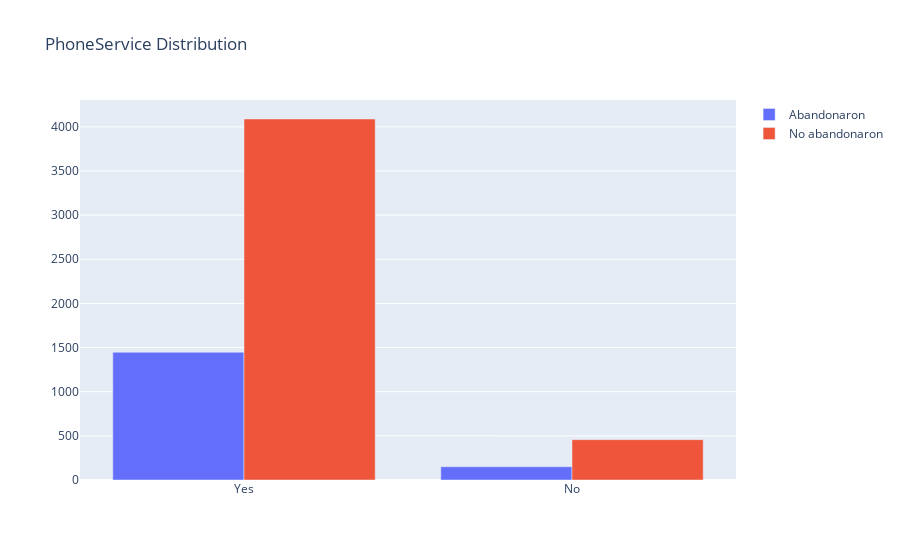

Notebook code cell kept with this figure:
### Markdown cell above
### Por otra parte con respecto al servicio de telefonía la persona está en un promedio de conformidad aceptable puesto que tiene un porcentaje de 21.6% en las personas que dejaron de usar el servicio

### Code cell
grafica_de_barras("Churn","PhoneService")

### Figure 1 — Plotly figure (JSON) as saved in the notebook; plotly's stock layout.template omitted (floating-point values rounded to 4 significant figures)
{"data": [{"name": "Abandonaron", "type": "bar", "x": ["Yes", "No"], "y": [1447, 150]}, {"name": "No abandonaron", "type": "bar", "x": ["Yes", "No"], "y": [4089, 457]}], "layout": {"title": {"text": "PhoneService Distribution"}}}
